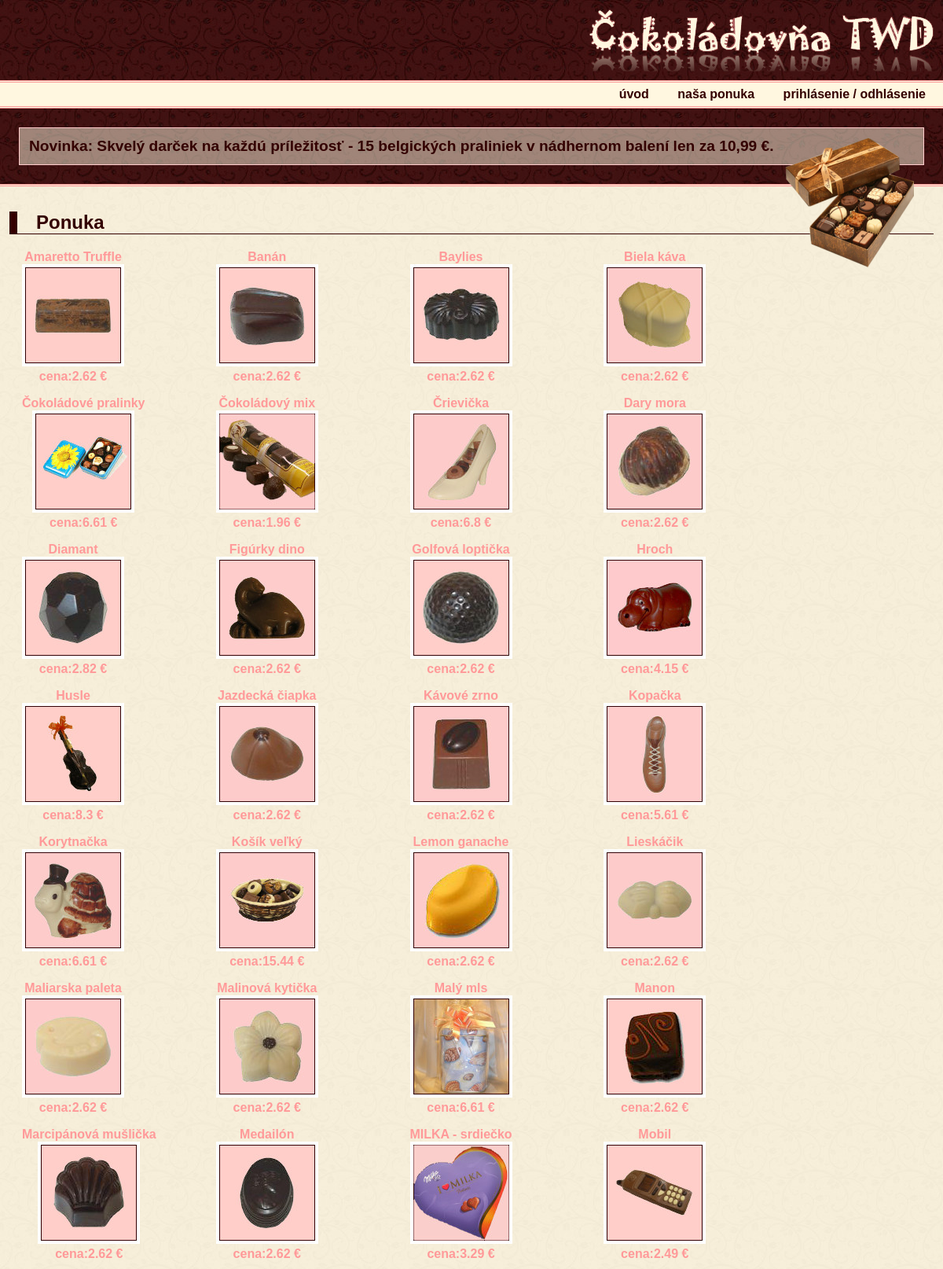
/ponuka.php (upper part), run on the app's committed database.
### tables this page shows
CREATE TABLE IF NOT EXISTS `coko_produkty` (
  `pid` smallint(6) NOT NULL AUTO_INCREMENT,
  `nazov` varchar(30) NOT NULL,
  `popis` varchar(200) NOT NULL,
  `cena` float NOT NULL,
  `foto` varchar(255) NOT NULL,
  `id_kat` tinyint(4) NOT NULL,
  PRIMARY KEY (`pid`)
);

### funkcie.php (called while the page is built, shortened)
<?php
function get_produkty($mysqli) {
	$sql = "SELECT * FROM coko_produkty ORDER BY nazov";
	$produkty = array();
	if ($result = $mysqli->query($sql)) {
		while ($row = $result->fetch_assoc()) {
			array_push($produkty, $row);
		}
	} elseif ($mysqli->errno) {
		echo '<p class="chyba"> Chyba načitania! </p>';
		return false;
	}
	return $produkty;
}
?>

### ponuka.php (the view, shortened to what this page needs)
<?php
$titulok = 'Ponuka';
include('funkcie.php');
include('hlavicka.php');
include('navigacia.php');
include('akcia.php');
?>
<section>
<?php echo "<h1>$titulok</h1>"; ?>
<div id="products">
    <?php
    foreach (get_produkty($mysqli) as $i => $product) {
        if ($product['foto'] != "") {
            $foto_elem = "<img src='foto/". $product['foto'] ."' alt='".$product['nazov']."' width='130' height='130'>";
        } else {
            $foto_elem = "<span class='nophoto'> <p>No photo.</p> </span>";
        }
        echo '<a href="detail.php?prod='.$product['pid'].'">';
        echo "<figure>";
        echo "<figcaption>".$product['nazov']."</figcaption>";
        echo $foto_elem;
        echo "<p>cena:".$product['cena']." &euro;</p>";
        echo "</figure>";
        echo "</a>";
    }
    ?>
</div>
</section>
<?php include('paticka.php'); ?>

### styly.css (style rules this page uses)
body { color: #330000; font-family: Arial, Helvetica, sans-serif; background-image: url('obrazky/pozadie.jpg'); margin: 0; }
section { border-top: #FF9999 double 3px; background-image: url('obrazky/pozadie1.jpg'); padding: 1%; }
section h1 { border-left: 10px solid #330000; padding-left: 1em; border-bottom: 1px solid #330000; }
section a { color: #FF9999; font-weight: bold; }
section figure { margin: 0 1em 1em 1em; text-align: center; float: left; }
section figcaption { font-weight: bold; }
figure p { clear: both; margin: 0; }
#products { display: grid; grid-template-columns: repeat(auto-fit, minmax(200px, 1fr)); }

### data on the page
coko_produkty: nazov "Amaretto Truffle", foto (picture), cena "2.62"
coko_produkty: nazov "Banán", foto (picture), cena "2.62"
coko_produkty: nazov "Baylies", foto (picture), cena "2.62"
coko_produkty: nazov "Biela káva", foto (picture), cena "2.62"
coko_produkty: nazov "Čokoládové pralinky", foto (picture), cena "6.61"
coko_produkty: nazov "Čokoládový mix", foto (picture), cena "1.96"
coko_produkty: nazov "Črievička", foto (picture), cena "6.8"
coko_produkty: nazov "Dary mora", foto (picture), cena "2.62"
coko_produkty: nazov "Diamant", foto (picture), cena "2.82"
coko_produkty: nazov "Figúrky dino", foto (picture), cena "2.62"
coko_produkty: nazov "Golfová loptička", foto (picture), cena "2.62"
coko_produkty: nazov "Hroch", foto (picture), cena "4.15"
coko_produkty: nazov "Husle", foto (picture), cena "8.3"
coko_produkty: nazov "Jazdecká čiapka", foto (picture), cena "2.62"
coko_produkty: nazov "Kávové zrno", foto (picture), cena "2.62"
coko_produkty: nazov "Kopačka", foto (picture), cena "5.61"
coko_produkty: nazov "Korytnačka", foto (picture), cena "6.61"
coko_produkty: nazov "Košík veľký", foto (picture), cena "15.44"
coko_produkty: nazov "Lemon ganache", foto (picture), cena "2.62"
coko_produkty: nazov "Lieskáčik", foto (picture), cena "2.62"
coko_produkty: nazov "Maliarska paleta", foto (picture), cena "2.62"
coko_produkty: nazov "Malinová kytička", foto (picture), cena "2.62"
coko_produkty: nazov "Malý mls", foto (picture), cena "6.61"
coko_produkty: nazov "Manon", foto (picture), cena "2.62"
coko_produkty: nazov "Marcipánová mušlička", foto (picture), cena "2.62"
coko_produkty: nazov "Medailón", foto (picture), cena "2.62"
coko_produkty: nazov "MILKA - srdiečko", foto (picture), cena "3.29"
coko_produkty: nazov "Mobil", foto (picture), cena "2.49"

### other printed values
$titulok "Ponuka"
